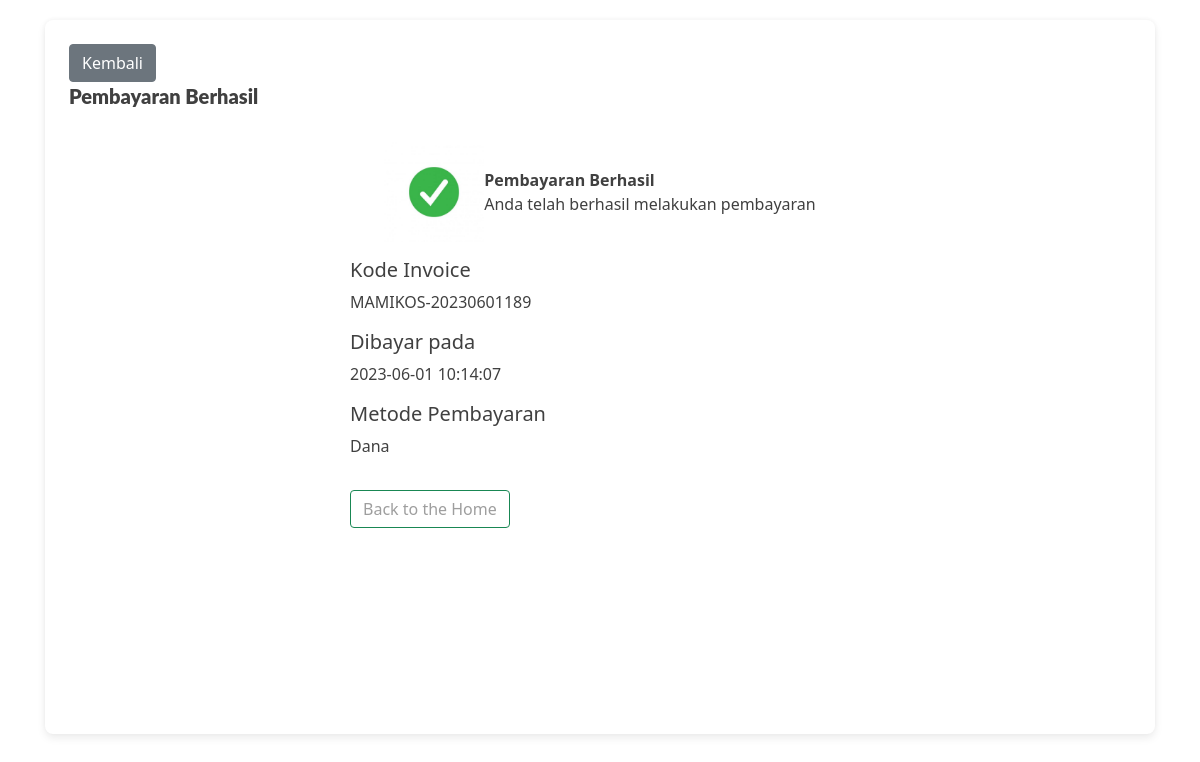
The app's page /ajuan-sewa/berhasil.php?id=24 with its own data.
### tables this page shows
CREATE TABLE `riwayat_transaksi` (
  `id_riwayat_transaksi` int NOT NULL,
  `id_user` int NOT NULL,
  `id_pemilik` int NOT NULL,
  `id_kos` int NOT NULL,
  `metode_pembayaran` varchar(50) NOT NULL,
  `tanggal_pembayaran` timestamp NOT NULL,
  `invoice` varchar(50) NOT NULL,
  `nama_kos` varchar(225) NOT NULL,
  `harga_kos` int NOT NULL,
  `no_rekening_user` varchar(255) NOT NULL,
  `gambar_kos` varchar(255) NOT NULL
);

### ajuan-sewa/berhasil.php (the view, shortened to what this page needs)
<?php
require_once '../function.php';
$id = $_GET['id'];
$id_kos = $_GET['id_kos'];
$tampil = "SELECT * FROM riwayat_transaksi WHERE id_riwayat_transaksi = $id";
$sql = mysqli_query($conn, $tampil);
?>
<!DOCTYPE html>
<html lang="en">
<head>
    <link rel="stylesheet" href="https://cdnjs.cloudflare.com/ajax/libs/font-awesome/5.15.3/css/all.min.css" />
    <link rel="stylesheet" href="assets/css/bootstrap.css">
    <link rel="stylesheet" href="assets/css/profile.css">
</head>
<body>
    <div class="container m-auto" style="padding-left: 15px; padding-right: 15px; padding-top: 20px; padding-bottom: 20px;">
        <div class="row">
            <div class="col-lg-12 col-md-12 col-sm-12 col-12">
                <div class="bg-c-card bg-c-card--md bg-c-card--lined bg-c-card--light">
                    <button class="btn btn-secondary">Kembali</button>
                    <div class="user-kost-main__title bg-c-text--heading-5 bg-c-text">
                        Pembayaran Berhasil
                    </div>
                    <div class="user-kost">
                        <div class="row">
                            <div class="col d-flex align-items-center justify-content-center mb-3">
                                <img src="assets/img/berhasil.jpg" alt="" srcset="" width="100px">
                                <p class="card-text"><b>Pembayaran Berhasil</b>
                                    <br>Anda telah berhasil melakukan pembayaran
                                </p>
                            </div>
                        </div>
                        <?php while ($data = mysqli_fetch_array($sql)) { ?>
                            <div class="row">
                                <div class="col">
                                    <h5>Kode Invoice</h5>
                                    <p><?= $data['invoice']; ?></p>
                                </div>
                            </div>
                            <div class="row">
                                <div class="col">
                                    <h5>Dibayar pada</h5>
                                    <p><?= $data['tanggal_pembayaran']; ?></p>
                                </div>
                            </div>
                            <div class="row">
                                <div class="col">
                                    <h5>Metode Pembayaran</h5>
                                    <p><?= $data['metode_pembayaran']; ?></p>
                                </div>
                            </div>
                            <div class="d-grid gap-2">
                                <a class="btn btn-outline-success my-3" href="../kos/detail-kos.php?id=<?= $id_kos ?>">Back to the Home</a>
                            </div>
                    </div>
                <?php } ?>
                </div>
            </div>
        </div>
    </div>
</body>
</html>

### ajuan-sewa/assets/css/profile.css (style rules this page uses)
a { display: block; position: relative; text-decoration: none; width: -webkit-fit-content; width: -moz-fit-content; width: fit-content; color: #9e9e9e; font-size: large; }
a:link { color: #9e9e9e; text-decoration: none; }
.bg-c-card--lined { box-shadow: none; border-width: 0; box-shadow: inset 0 0 0 1px #e8e8e8; }
.bg-c-card--light { background-color: #fff; color: #404040; }
.bg-c-card--md { padding: 24px 24px; }
.bg-c-card { background-color: #fff; box-shadow: 0 4px 8px rgba(0,0,0,.08), 0 -1px 4px rgba(0,0,0,.04); border-radius: 8px; }
.user-kost-main__title { margin-bottom: 24px; }
.bg-c-text--heading-5 { font-size: 20px; font-weight: 900; line-height: 28px; font-family: Lato,sans-serif; }
.bg-c-text { margin: 0; padding: 0; }
.user-kost { margin: 0 auto; width: 500px; min-height: 600px; max-height: 800px; padding: 32px 0 48px; }

### records on screen
riwayat_transaksi: invoice "MAMIKOS-20230601189", tanggal_pembayaran "2023-06-01 10:14:07", metode_pembayaran "Dana"
